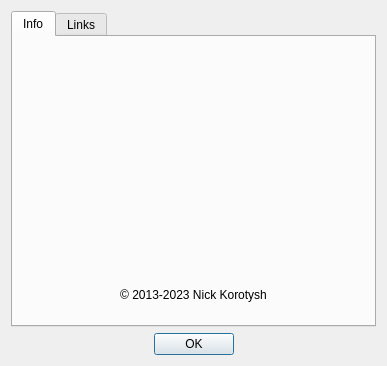
<?xml version="1.0" encoding="UTF-8"?>
<ui version="4.0">
 <class>AboutDialog</class>
 <widget class="QDialog" name="AboutDialog">
  <property name="geometry">
   <rect>
    <x>0</x>
    <y>0</y>
    <width>380</width>
    <height>400</height>
   </rect>
  </property>
  <property name="windowTitle">
   <string>About</string>
  </property>
  <layout class="QGridLayout" name="gridLayout">
   <property name="sizeConstraint">
    <enum>QLayout::SetFixedSize</enum>
   </property>
   <item row="1" column="2">
    <spacer name="h_spacer_2">
     <property name="orientation">
      <enum>Qt::Horizontal</enum>
     </property>
     <property name="sizeHint" stdset="0">
      <size>
       <width>136</width>
       <height>20</height>
      </size>
     </property>
    </spacer>
   </item>
   <item row="1" column="1">
    <widget class="QDialogButtonBox" name="buttonBox">
     <property name="orientation">
      <enum>Qt::Horizontal</enum>
     </property>
     <property name="standardButtons">
      <set>QDialogButtonBox::Ok</set>
     </property>
     <property name="centerButtons">
      <bool>true</bool>
     </property>
    </widget>
   </item>
   <item row="1" column="0">
    <spacer name="h_spacer_1">
     <property name="orientation">
      <enum>Qt::Horizontal</enum>
     </property>
     <property name="sizeHint" stdset="0">
      <size>
       <width>137</width>
       <height>20</height>
      </size>
     </property>
    </spacer>
   </item>
   <item row="0" column="0" colspan="3">
    <widget class="QTabWidget" name="tabWidget">
     <property name="currentIndex">
      <number>0</number>
     </property>
     <widget class="QWidget" name="info_tab">
      <attribute name="title">
       <string>Info</string>
      </attribute>
      <layout class="QVBoxLayout" name="info_tab_layout">
       <item>
        <widget class="QLabel" name="logo_lbl">
         <property name="text">
          <string notr="true">&lt;logo&gt;</string>
         </property>
         <property name="alignment">
          <set>Qt::AlignCenter</set>
         </property>
        </widget>
       </item>
       <item>
        <widget class="QLabel" name="app_name_lbl">
         <property name="font">
          <font>
           <pointsize>16</pointsize>
           <bold>true</bold>
          </font>
         </property>
         <property name="text">
          <string notr="true">&lt;App Name&gt;</string>
         </property>
         <property name="alignment">
          <set>Qt::AlignCenter</set>
         </property>
        </widget>
       </item>
       <item>
        <widget class="QLabel" name="app_ver_lbl">
         <property name="font">
          <font>
           <pointsize>12</pointsize>
           <bold>true</bold>
          </font>
         </property>
         <property name="text">
          <string notr="true">&lt;app version&gt;</string>
         </property>
         <property name="alignment">
          <set>Qt::AlignCenter</set>
         </property>
        </widget>
       </item>
       <item>
        <widget class="QLabel" name="build_qt_lbl">
         <property name="text">
          <string notr="true">&lt;build info&gt;</string>
         </property>
         <property name="alignment">
          <set>Qt::AlignCenter</set>
         </property>
        </widget>
       </item>
       <item>
        <widget class="QLabel" name="build_date_lbl">
         <property name="text">
          <string notr="true">&lt;build date&gt;</string>
         </property>
         <property name="alignment">
          <set>Qt::AlignCenter</set>
         </property>
        </widget>
       </item>
       <item>
        <widget class="QLabel" name="copyright_lbl">
         <property name="text">
          <string notr="true">© 2013-2023 Nick Korotysh</string>
         </property>
         <property name="alignment">
          <set>Qt::AlignCenter</set>
         </property>
        </widget>
       </item>
      </layout>
     </widget>
     <widget class="QWidget" name="links_tab">
      <attribute name="title">
       <string>Links</string>
      </attribute>
      <layout class="QVBoxLayout" name="links_tab_layout">
       <item>
        <widget class="QGroupBox" name="project_group">
         <property name="title">
          <string>Useful links</string>
         </property>
         <layout class="QVBoxLayout" name="project_group_layout">
          <item>
           <widget class="QLabel" name="homepage_lbl">
            <property name="text">
             <string>&lt;a href=&quot;https://digitalclock4.sourceforge.io/&quot;&gt;project home page&lt;/a&gt;</string>
            </property>
            <property name="alignment">
             <set>Qt::AlignCenter</set>
            </property>
            <property name="openExternalLinks">
             <bool>true</bool>
            </property>
           </widget>
          </item>
          <item>
           <widget class="QLabel" name="support_lbl">
            <property name="text">
             <string>&lt;a href=&quot;https://github.com/Kolcha/DigitalClockNext/issues&quot;&gt;bug report/feature request&lt;/a&gt;</string>
            </property>
            <property name="alignment">
             <set>Qt::AlignCenter</set>
            </property>
            <property name="openExternalLinks">
             <bool>true</bool>
            </property>
           </widget>
          </item>
          <item>
           <widget class="QLabel" name="changelog_lbl">
            <property name="text">
             <string>&lt;a href=&quot;https://sourceforge.net/p/digitalclock4/code/ci/default/tree/changelog.txt&quot;&gt;view full changelog&lt;/a&gt;</string>
            </property>
            <property name="alignment">
             <set>Qt::AlignCenter</set>
            </property>
            <property name="openExternalLinks">
             <bool>true</bool>
            </property>
           </widget>
          </item>
          <item>
           <widget class="QLabel" name="wiki_home_lbl">
            <property name="text">
             <string>&lt;a href=&quot;https://github.com/Kolcha/DigitalClockNext/wiki&quot;&gt;project Wiki home page&lt;/a&gt;</string>
            </property>
            <property name="alignment">
             <set>Qt::AlignCenter</set>
            </property>
            <property name="openExternalLinks">
             <bool>true</bool>
            </property>
           </widget>
          </item>
         </layout>
        </widget>
       </item>
       <item>
        <widget class="QGroupBox" name="info_group">
         <property name="title">
          <string>More info</string>
         </property>
         <layout class="QVBoxLayout" name="info_group_layout">
          <item>
           <widget class="QLabel" name="lnk_lbl_4">
            <property name="text">
             <string notr="true">&lt;a href=&quot;https://showroom.qt.io/digital-clock/&quot;&gt;showroom.qt.io&lt;/a&gt;</string>
            </property>
            <property name="alignment">
             <set>Qt::AlignCenter</set>
            </property>
            <property name="openExternalLinks">
             <bool>true</bool>
            </property>
           </widget>
          </item>
          <item>
           <widget class="QLabel" name="lnk_lbl_1">
            <property name="text">
             <string notr="true">&lt;a href=&quot;https://www.softpedia.com/get/Desktop-Enhancements/Clocks-Time-Management/Korotysh-Digital-Clock.shtml&quot;&gt;www.softpedia.com&lt;/a&gt;</string>
            </property>
            <property name="alignment">
             <set>Qt::AlignCenter</set>
            </property>
            <property name="openExternalLinks">
             <bool>true</bool>
            </property>
           </widget>
          </item>
          <item>
           <widget class="QLabel" name="lnk_lbl_2">
            <property name="text">
             <string notr="true">&lt;a href=&quot;https://mac.softpedia.com/get/Utilities/Digital-Clock-Nick-Korotysh.shtml&quot;&gt;mac.softpedia.com&lt;/a&gt;</string>
            </property>
            <property name="alignment">
             <set>Qt::AlignCenter</set>
            </property>
            <property name="openExternalLinks">
             <bool>true</bool>
            </property>
           </widget>
          </item>
          <item>
           <widget class="QLabel" name="lnk_lbl_3">
            <property name="text">
             <string notr="true">&lt;a href=&quot;https://www.softpedia.com/get/PORTABLE-SOFTWARE/Other-Portable-Applications/Digital-Clock-Portable.shtml&quot;&gt;www.softpedia.com&lt;/a&gt;</string>
            </property>
            <property name="alignment">
             <set>Qt::AlignCenter</set>
            </property>
            <property name="openExternalLinks">
             <bool>true</bool>
            </property>
           </widget>
          </item>
         </layout>
        </widget>
       </item>
       <item>
        <widget class="QLabel" name="e_mail_label">
         <property name="text">
          <string notr="true">e-mail: &lt;a href=&quot;mailto:nick.korotysh@gmail.com&quot;&gt;nick.korotysh@gmail.com&lt;/a&gt;</string>
         </property>
         <property name="alignment">
          <set>Qt::AlignCenter</set>
         </property>
         <property name="openExternalLinks">
          <bool>true</bool>
         </property>
        </widget>
       </item>
      </layout>
     </widget>
    </widget>
   </item>
  </layout>
 </widget>
 <layoutdefault spacing="6" margin="11"/>
 <resources/>
 <connections>
  <connection>
   <sender>buttonBox</sender>
   <signal>accepted()</signal>
   <receiver>AboutDialog</receiver>
   <slot>accept()</slot>
   <hints>
    <hint type="sourcelabel">
     <x>150</x>
     <y>381</y>
    </hint>
    <hint type="destinationlabel">
     <x>40</x>
     <y>275</y>
    </hint>
   </hints>
  </connection>
  <connection>
   <sender>buttonBox</sender>
   <signal>rejected()</signal>
   <receiver>AboutDialog</receiver>
   <slot>reject()</slot>
   <hints>
    <hint type="sourcelabel">
     <x>229</x>
     <y>381</y>
    </hint>
    <hint type="destinationlabel">
     <x>340</x>
     <y>275</y>
    </hint>
   </hints>
  </connection>
 </connections>
</ui>
